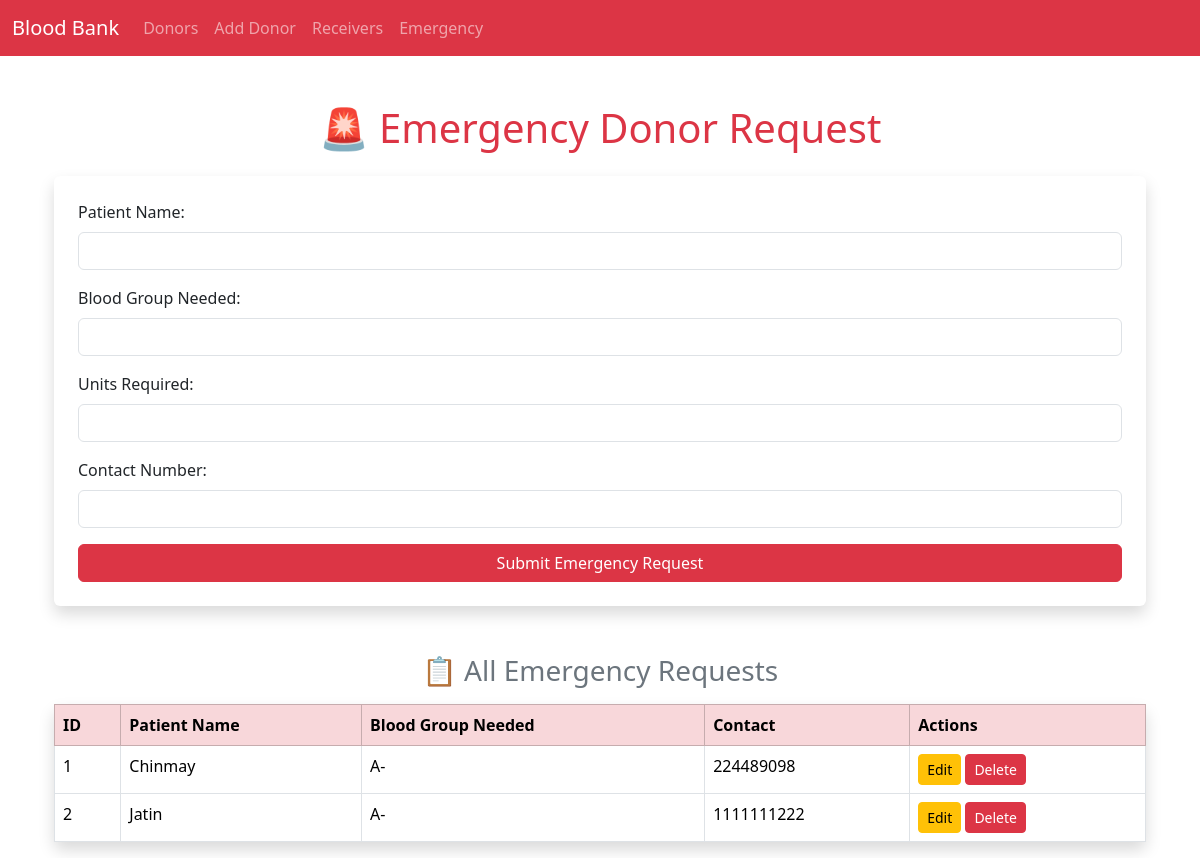
/emergency, run on the app's committed database.
### app.py (models this page shows)
class EmergencyRequest(db.Model):
    id = db.Column(db.Integer, primary_key=True)
    blood_group_needed = db.Column(db.String(5))
    patient_name = db.Column(db.String(100))
    contact = db.Column(db.String(20))

### app.py (the view, shortened to what this page needs)
@app.route('/emergency', methods=['GET', 'POST'])
def emergency():
    requests = EmergencyRequest.query.all()
    return render_template('emergency.html', requests=requests)

### templates/emergency.html
{% extends "base.html" %}
{% block content %}
<div class="container mt-5">
    <h1 class="text-center mb-4 text-danger">🚨 Emergency Donor Request</h1>
    <form method="POST" class="shadow p-4 bg-white rounded mb-5">
        <div class="mb-3">
            <label class="form-label">Patient Name:</label>
            <input type="text" name="patient_name" class="form-control" required>
        </div>
        <div class="mb-3">
            <label class="form-label">Blood Group Needed:</label>
            <input type="text" name="blood_group" class="form-control" required>
        </div>
        <div class="mb-3">
            <label class="form-label">Units Required:</label>
            <input type="number" name="units" class="form-control">
        </div>
        <div class="mb-3">
            <label class="form-label">Contact Number:</label>
            <input type="text" name="contact" class="form-control" required>
        </div>
        <button type="submit" class="btn btn-danger w-100">Submit Emergency Request</button>
    </form>
    {% if requests %}
    <h3 class="text-center text-secondary mb-3">📋 All Emergency Requests</h3>
    <table class="table table-bordered table-hover shadow bg-white rounded">
        <thead class="table-danger">
            <tr>
                <th>ID</th>
                <th>Patient Name</th>
                <th>Blood Group Needed</th>
                <th>Contact</th>
                <th>Actions</th>
            </tr>
        </thead>
        <tbody>
            {% for r in requests %}
            <tr>
                <td>{{ r.id }}</td>
                <td>{{ r.patient_name }}</td>
                <td>{{ r.blood_group_needed }}</td>
                <td>{{ r.contact }}</td>
                <td>
                    <a href="{{ url_for('edit_emergency', id=r.id) }}" class="btn btn-sm btn-warning">Edit</a>
                    <a href="{{ url_for('delete_emergency', id=r.id) }}" class="btn btn-sm btn-danger" onclick="return confirm('Are you sure you want to delete this request?');">Delete</a>
                </td>
            </tr>
            {% endfor %}
        </tbody>
    </table>
    {% endif %}
</div>
{% endblock %}

### data on the page
EmergencyRequest: id "1", patient_name "Chinmay", blood_group_needed "A-", contact "224489098"
EmergencyRequest: id "2", patient_name "Jatin", blood_group_needed "A-", contact "1111111222"
